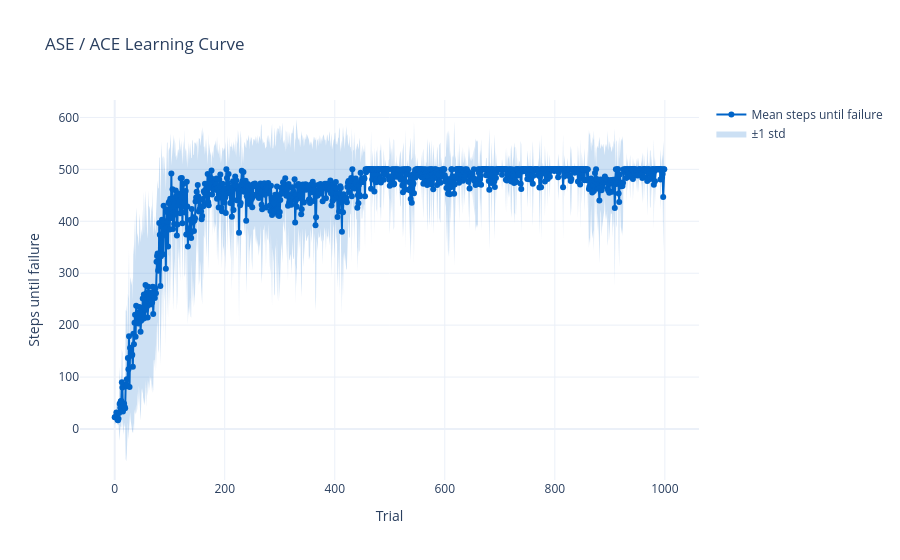

The code cell stored with this chart in its notebook:
### Code cell
import plotly.graph_objects as go
import numpy as np

def plot_trial_results(model_name, mean_curve, std_curve=None):
    """Plot mean steps-until-failure per trial, with optional std band."""
    trials = np.arange(len(mean_curve))
    fig = go.Figure()
    title=f"{model_name} Learning Curve"

    if std_curve is not None:
        # Upper bound (invisible line, anchors the fill)
        fig.add_trace(go.Scatter(
            x=trials,
            y=mean_curve + std_curve,
            mode="lines",
            line=dict(width=0),
            showlegend=False,
            hoverinfo="skip",
        ))
        # Lower bound (fills down to upper bound)
        fig.add_trace(go.Scatter(
            x=trials,
            y=mean_curve - std_curve,
            mode="lines",
            line=dict(width=0),
            fill="tonexty",
            fillcolor="rgba(0, 100, 200, 0.2)",
            name="±1 std",
            hoverinfo="skip",
        ))

    # Mean line on top
    fig.add_trace(go.Scatter(
        x=trials,
        y=mean_curve,
        mode="lines+markers",
        name="Mean steps until failure",
        line=dict(color="rgb(0, 100, 200)"),
    ))

    fig.update_layout(
        title=title,
        xaxis_title="Trial",
        yaxis_title="Steps until failure",
        template="plotly_white",
    )

    config = {
    'toImageButtonOptions': {
        'format': 'png', # or 'svg', 'jpeg', 'webp'
        'scale': 3 # triple the resolution of the saved img
    }
    }

    fig.show(config=config)

mean_curve = all_trial_results.mean(axis=0)
std_curve = all_trial_results.std(axis=0)
plot_trial_results(model_name, mean_curve, std_curve)

### Figure 1 — Plotly figure (JSON) as saved in the notebook; plotly's stock layout.template omitted (floating-point values rounded to 4 significant figures; data arrays with more than 128 entries replaced by an {"elided": "..."} marker saying what was removed)
{"data": [{"hoverinfo": "skip", "line": {"width": 0}, "mode": "lines", "showlegend": false, "type": "scatter", "x": {"elided": "1000 int values"}, "y": {"elided": "1000 float values"}}, {"fill": "tonexty", "fillcolor": "rgba(0, 100, 200, 0.2)", "hoverinfo": "skip", "line": {"width": 0}, "mode": "lines", "name": "±1 std", "type": "scatter", "x": {"elided": "1000 int values"}, "y": {"elided": "1000 float values"}}, {"line": {"color": "rgb(0, 100, 200)"}, "mode": "lines+markers", "name": "Mean steps until failure", "type": "scatter", "x": {"elided": "1000 int values"}, "y": {"elided": "1000 float values"}}], "layout": {"title": {"text": "ASE / ACE Learning Curve"}, "xaxis": {"title": {"text": "Trial"}}, "yaxis": {"title": {"text": "Steps until failure"}}}}
